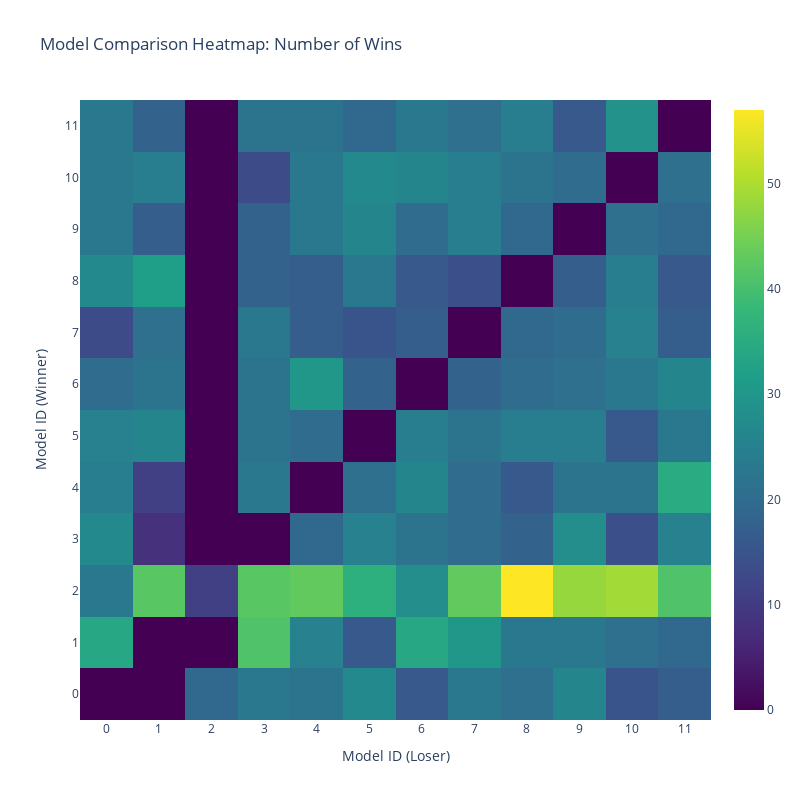

Source (notebook cell):
### Code cell
def create_comparison_heatmap(comparisons):
    # Create a dictionary to store win counts
    win_counts = defaultdict(lambda: defaultdict(int))
    
    # Count wins for each model pair
    for comp in comparisons:
        model_1 = comp['model_1']
        model_2 = comp['model_2']
        winner = comp['winner']
        
        if not comp['tie']:
            if winner == model_1:
                win_counts[model_1][model_2] += 1
            else:
                win_counts[model_2][model_1] += 1

    # Get unique model IDs
    model_ids = sorted(set(model_id for comp in comparisons for model_id in [comp['model_1'], comp['model_2']]))

    # Create the heatmap data
    heatmap_data = [[win_counts[y][x] for x in model_ids] for y in model_ids]

    # Create the heatmap
    fig = go.Figure(data=go.Heatmap(
        z=heatmap_data,
        x=model_ids,
        y=model_ids,
        colorscale='Viridis',
        hoverongaps=False))

    # Update layout
    fig.update_layout(
        title='Model Comparison Heatmap: Number of Wins',
        xaxis_title='Model ID (Loser)',
        yaxis_title='Model ID (Winner)',
        xaxis=dict(tickmode='linear'),
        yaxis=dict(tickmode='linear'),
        width=800,
        height=800,
    )

    return fig

create_comparison_heatmap(coherence_battle_results)

### Figure 1 — Plotly figure (JSON) as saved in the notebook; plotly's stock layout.template omitted (floating-point values rounded to 4 significant figures; data arrays with more than 128 entries replaced by an {"elided": "..."} marker saying what was removed)
{"data": [{"colorscale": [[0, "#440154"], [0.1111, "#482878"], [0.2222, "#3e4989"], [0.3333, "#31688e"], [0.4444, "#26828e"], [0.5556, "#1f9e89"], [0.6667, "#35b779"], [0.7778, "#6ece58"], [0.8889, "#b5de2b"], [1, "#fde725"]], "hoverongaps": false, "type": "heatmap", "x": [0, 1, 2, 3, 4, 5, 6, 7, 8, 9, 10, 11], "y": [0, 1, 2, 3, 4, 5, 6, 7, 8, 9, 10, 11], "z": {"elided": "12x12 int values"}}], "layout": {"height": 800, "title": {"text": "Model Comparison Heatmap: Number of Wins"}, "width": 800, "xaxis": {"tickmode": "linear", "title": {"text": "Model ID (Loser)"}}, "yaxis": {"tickmode": "linear", "title": {"text": "Model ID (Winner)"}}}}
